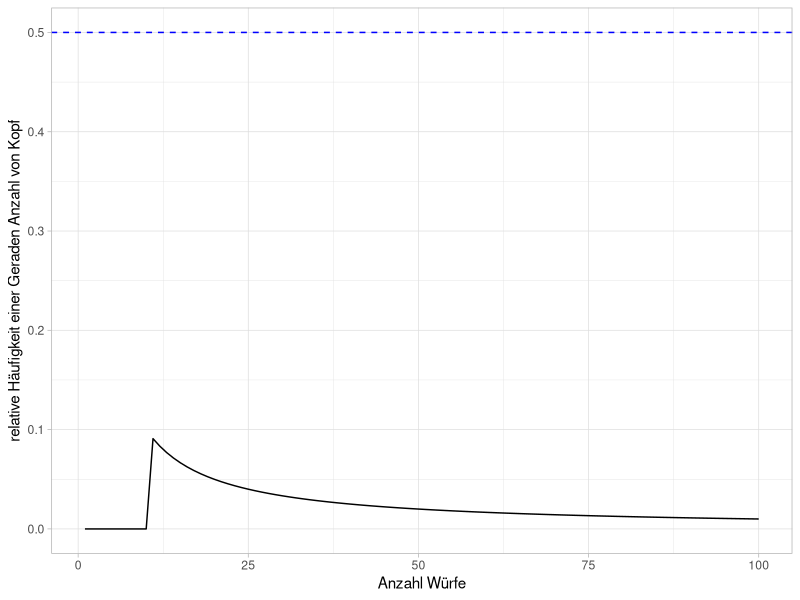

R code for this plot:
library(ggplot2)
n <- 100 # Gesamtanzahl Würfe
df <- data.frame(
  anzahl_wuerfe = 1:n, # Anzahl Würfe
  abs_hf = cumsum(cumsum( # kummulierte absolute Häufigkeit
    sample(1:2, n, replace = TRUE ) == 2)==5)
)
p <- ggplot(df, aes(x = anzahl_wuerfe,
                    y = abs_hf / anzahl_wuerfe)) +
  geom_line() +
  geom_hline(yintercept = 1 / 2, colour = "blue",
             linetype = 2) +
  xlab("Anzahl Würfe") +
  ylab("relative Häufigkeit einer Geraden Anzahl von Kopf") +
  theme_light()
print(p) # die Grafik p kann so erneut verwendet werden
